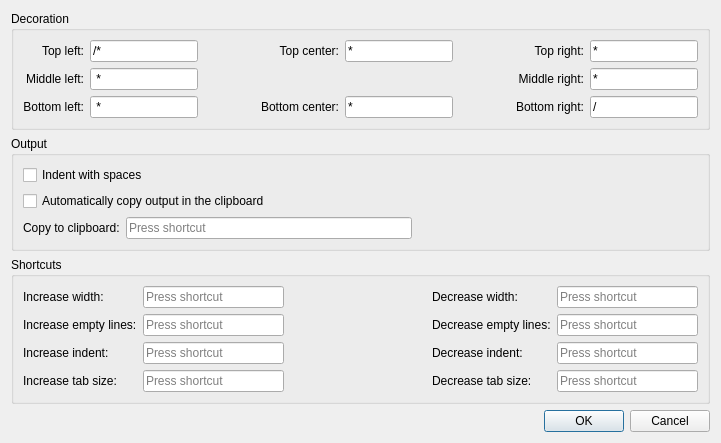
<?xml version="1.0" encoding="UTF-8"?>
<ui version="4.0">
 <class>DlgSettings</class>
 <widget class="QDialog" name="DlgSettings">
  <property name="geometry">
   <rect>
    <x>0</x>
    <y>0</y>
    <width>721</width>
    <height>430</height>
   </rect>
  </property>
  <property name="windowTitle">
   <string>Dialog</string>
  </property>
  <layout class="QVBoxLayout" name="verticalLayout">
   <item>
    <widget class="QGroupBox" name="GroupDerocation">
     <property name="title">
      <string>Decoration</string>
     </property>
     <layout class="QGridLayout" name="gridLayout">
      <item row="5" column="1">
       <widget class="QLineEdit" name="EditBottomLeft">
        <property name="text">
         <string> *</string>
        </property>
       </widget>
      </item>
      <item row="4" column="0">
       <widget class="QLabel" name="LabelMiddleLeft">
        <property name="text">
         <string>Middle left:</string>
        </property>
        <property name="alignment">
         <set>Qt::AlignmentFlag::AlignRight|Qt::AlignmentFlag::AlignTrailing|Qt::AlignmentFlag::AlignVCenter</set>
        </property>
        <property name="buddy">
         <cstring>EditMiddleLeft</cstring>
        </property>
       </widget>
      </item>
      <item row="5" column="5">
       <widget class="QLineEdit" name="EditBottomCenter">
        <property name="text">
         <string>*</string>
        </property>
       </widget>
      </item>
      <item row="5" column="7">
       <widget class="QLabel" name="LabelBottomRight">
        <property name="text">
         <string>Bottom right:</string>
        </property>
        <property name="alignment">
         <set>Qt::AlignmentFlag::AlignRight|Qt::AlignmentFlag::AlignTrailing|Qt::AlignmentFlag::AlignVCenter</set>
        </property>
        <property name="buddy">
         <cstring>EditBottomRight</cstring>
        </property>
       </widget>
      </item>
      <item row="3" column="5">
       <widget class="QLineEdit" name="EditTopCenter">
        <property name="text">
         <string>*</string>
        </property>
       </widget>
      </item>
      <item row="5" column="0">
       <widget class="QLabel" name="LabelBottomLeft">
        <property name="text">
         <string>Bottom left:</string>
        </property>
        <property name="alignment">
         <set>Qt::AlignmentFlag::AlignRight|Qt::AlignmentFlag::AlignTrailing|Qt::AlignmentFlag::AlignVCenter</set>
        </property>
        <property name="buddy">
         <cstring>EditBottomLeft</cstring>
        </property>
       </widget>
      </item>
      <item row="5" column="3" colspan="2">
       <widget class="QLabel" name="LabelBottomCenter">
        <property name="text">
         <string>Bottom center:</string>
        </property>
        <property name="alignment">
         <set>Qt::AlignmentFlag::AlignRight|Qt::AlignmentFlag::AlignTrailing|Qt::AlignmentFlag::AlignVCenter</set>
        </property>
        <property name="buddy">
         <cstring>EditBottomCenter</cstring>
        </property>
       </widget>
      </item>
      <item row="4" column="1">
       <widget class="QLineEdit" name="EditMiddleLeft">
        <property name="text">
         <string> *</string>
        </property>
       </widget>
      </item>
      <item row="3" column="0">
       <widget class="QLabel" name="LabelTopLeft">
        <property name="text">
         <string>Top left:</string>
        </property>
        <property name="alignment">
         <set>Qt::AlignmentFlag::AlignRight|Qt::AlignmentFlag::AlignTrailing|Qt::AlignmentFlag::AlignVCenter</set>
        </property>
        <property name="buddy">
         <cstring>EditTopLeft</cstring>
        </property>
       </widget>
      </item>
      <item row="3" column="2">
       <spacer name="HSpacer1">
        <property name="orientation">
         <enum>Qt::Orientation::Horizontal</enum>
        </property>
        <property name="sizeHint" stdset="0">
         <size>
          <width>40</width>
          <height>20</height>
         </size>
        </property>
       </spacer>
      </item>
      <item row="4" column="8">
       <widget class="QLineEdit" name="EditMiddleRight">
        <property name="text">
         <string>*</string>
        </property>
       </widget>
      </item>
      <item row="3" column="7">
       <widget class="QLabel" name="LabelTopRight">
        <property name="text">
         <string>Top right:</string>
        </property>
        <property name="alignment">
         <set>Qt::AlignmentFlag::AlignRight|Qt::AlignmentFlag::AlignTrailing|Qt::AlignmentFlag::AlignVCenter</set>
        </property>
        <property name="buddy">
         <cstring>EditTopRight</cstring>
        </property>
       </widget>
      </item>
      <item row="4" column="7">
       <widget class="QLabel" name="LabelMiddleRight">
        <property name="text">
         <string>Middle right:</string>
        </property>
        <property name="alignment">
         <set>Qt::AlignmentFlag::AlignRight|Qt::AlignmentFlag::AlignTrailing|Qt::AlignmentFlag::AlignVCenter</set>
        </property>
        <property name="buddy">
         <cstring>EditMiddleRight</cstring>
        </property>
       </widget>
      </item>
      <item row="3" column="8">
       <widget class="QLineEdit" name="EditTopRight">
        <property name="text">
         <string>*</string>
        </property>
       </widget>
      </item>
      <item row="3" column="1">
       <widget class="QLineEdit" name="EditTopLeft">
        <property name="text">
         <string>/*</string>
        </property>
       </widget>
      </item>
      <item row="5" column="8">
       <widget class="QLineEdit" name="EditBottomRight">
        <property name="text">
         <string>/</string>
        </property>
       </widget>
      </item>
      <item row="3" column="6">
       <spacer name="HSpacer2">
        <property name="orientation">
         <enum>Qt::Orientation::Horizontal</enum>
        </property>
        <property name="sizeHint" stdset="0">
         <size>
          <width>40</width>
          <height>20</height>
         </size>
        </property>
       </spacer>
      </item>
      <item row="3" column="3" colspan="2">
       <widget class="QLabel" name="LabelTopCenter">
        <property name="text">
         <string>Top center:</string>
        </property>
        <property name="alignment">
         <set>Qt::AlignmentFlag::AlignRight|Qt::AlignmentFlag::AlignTrailing|Qt::AlignmentFlag::AlignVCenter</set>
        </property>
        <property name="buddy">
         <cstring>EditTopCenter</cstring>
        </property>
       </widget>
      </item>
     </layout>
    </widget>
   </item>
   <item>
    <widget class="QGroupBox" name="BoxClipboard">
     <property name="title">
      <string>Output</string>
     </property>
     <layout class="QVBoxLayout" name="verticalLayout_2">
      <item>
       <widget class="QCheckBox" name="CheckIndentWithSpaces">
        <property name="text">
         <string>Indent with spaces</string>
        </property>
       </widget>
      </item>
      <item>
       <widget class="QCheckBox" name="CheckAutoCopy">
        <property name="text">
         <string>Automatically copy output in the clipboard</string>
        </property>
       </widget>
      </item>
      <item>
       <layout class="QHBoxLayout" name="horizontalLayout">
        <item>
         <widget class="QLabel" name="LabelKeySequenceCopy">
          <property name="text">
           <string>Copy to clipboard:</string>
          </property>
          <property name="buddy">
           <cstring>KeySequenceCopy</cstring>
          </property>
         </widget>
        </item>
        <item>
         <widget class="QKeySequenceEdit" name="KeySequenceCopy"/>
        </item>
        <item>
         <spacer name="horizontalSpacer">
          <property name="orientation">
           <enum>Qt::Orientation::Horizontal</enum>
          </property>
          <property name="sizeHint" stdset="0">
           <size>
            <width>40</width>
            <height>20</height>
           </size>
          </property>
         </spacer>
        </item>
       </layout>
      </item>
     </layout>
    </widget>
   </item>
   <item>
    <widget class="QGroupBox" name="BoxShortcuts">
     <property name="title">
      <string>Shortcuts</string>
     </property>
     <layout class="QGridLayout" name="gridLayout_2">
      <item row="4" column="4">
       <widget class="QKeySequenceEdit" name="KeySequenceDecreaseTabSize"/>
      </item>
      <item row="1" column="0">
       <widget class="QLabel" name="LabelIncreaseEmptyLines">
        <property name="text">
         <string>Increase empty lines:</string>
        </property>
        <property name="buddy">
         <cstring>KeySequenceIncreaseEmptyLines</cstring>
        </property>
       </widget>
      </item>
      <item row="3" column="4">
       <widget class="QKeySequenceEdit" name="KeySequenceDecreaseIndent"/>
      </item>
      <item row="0" column="2">
       <spacer name="HSpacerShortctus">
        <property name="orientation">
         <enum>Qt::Orientation::Horizontal</enum>
        </property>
        <property name="sizeHint" stdset="0">
         <size>
          <width>40</width>
          <height>20</height>
         </size>
        </property>
       </spacer>
      </item>
      <item row="4" column="0">
       <widget class="QLabel" name="LabelIncreaseTabSize">
        <property name="text">
         <string>Increase tab size:</string>
        </property>
        <property name="buddy">
         <cstring>KeySequenceIncreaseTabSize</cstring>
        </property>
       </widget>
      </item>
      <item row="1" column="3">
       <widget class="QLabel" name="LabelDecreaseEmptyLines">
        <property name="text">
         <string>Decrease empty lines:</string>
        </property>
        <property name="buddy">
         <cstring>KeySequenceDecreaseEmptyLines</cstring>
        </property>
       </widget>
      </item>
      <item row="4" column="3">
       <widget class="QLabel" name="LabelDecreaseTab">
        <property name="text">
         <string>Decrease tab size:</string>
        </property>
        <property name="buddy">
         <cstring>KeySequenceDecreaseTabSize</cstring>
        </property>
       </widget>
      </item>
      <item row="0" column="0">
       <widget class="QLabel" name="LabelIncreaseWidth">
        <property name="text">
         <string>Increase width:</string>
        </property>
        <property name="buddy">
         <cstring>KeySequenceIncreaseWidth</cstring>
        </property>
       </widget>
      </item>
      <item row="0" column="4">
       <widget class="QKeySequenceEdit" name="KeySequenceDecreaseWidth"/>
      </item>
      <item row="0" column="3">
       <widget class="QLabel" name="LabelDecreaseWidth">
        <property name="text">
         <string>Decrease width:</string>
        </property>
        <property name="buddy">
         <cstring>KeySequenceDecreaseWidth</cstring>
        </property>
       </widget>
      </item>
      <item row="1" column="1">
       <widget class="QKeySequenceEdit" name="KeySequenceIncreaseEmptyLines"/>
      </item>
      <item row="4" column="1">
       <widget class="QKeySequenceEdit" name="KeySequenceIncreaseTabSize"/>
      </item>
      <item row="3" column="1">
       <widget class="QKeySequenceEdit" name="KeySequenceIncreaseIndent"/>
      </item>
      <item row="0" column="1">
       <widget class="QKeySequenceEdit" name="KeySequenceIncreaseWidth"/>
      </item>
      <item row="1" column="4">
       <widget class="QKeySequenceEdit" name="KeySequenceDecreaseEmptyLines"/>
      </item>
      <item row="3" column="3">
       <widget class="QLabel" name="LabelDecreaseIndent">
        <property name="text">
         <string>Decrease indent:</string>
        </property>
        <property name="buddy">
         <cstring>KeySequenceDecreaseIndent</cstring>
        </property>
       </widget>
      </item>
      <item row="3" column="0">
       <widget class="QLabel" name="LabelIncreaseIndent">
        <property name="text">
         <string>Increase indent:</string>
        </property>
        <property name="buddy">
         <cstring>KeySequenceIncreaseIndent</cstring>
        </property>
       </widget>
      </item>
     </layout>
    </widget>
   </item>
   <item>
    <layout class="QHBoxLayout" name="HLayoutButtons">
     <item>
      <spacer name="HSpacerButtons">
       <property name="orientation">
        <enum>Qt::Orientation::Horizontal</enum>
       </property>
       <property name="sizeHint" stdset="0">
        <size>
         <width>40</width>
         <height>20</height>
        </size>
       </property>
      </spacer>
     </item>
     <item>
      <widget class="QPushButton" name="ButtonOK">
       <property name="text">
        <string>OK</string>
       </property>
      </widget>
     </item>
     <item>
      <widget class="QPushButton" name="ButtonCancel">
       <property name="text">
        <string>Cancel</string>
       </property>
      </widget>
     </item>
    </layout>
   </item>
  </layout>
 </widget>
 <tabstops>
  <tabstop>EditTopLeft</tabstop>
  <tabstop>EditTopCenter</tabstop>
  <tabstop>EditTopRight</tabstop>
  <tabstop>EditMiddleLeft</tabstop>
  <tabstop>EditMiddleRight</tabstop>
  <tabstop>EditBottomLeft</tabstop>
  <tabstop>EditBottomCenter</tabstop>
  <tabstop>EditBottomRight</tabstop>
  <tabstop>CheckAutoCopy</tabstop>
  <tabstop>KeySequenceCopy</tabstop>
  <tabstop>KeySequenceIncreaseWidth</tabstop>
  <tabstop>KeySequenceDecreaseWidth</tabstop>
  <tabstop>KeySequenceIncreaseEmptyLines</tabstop>
  <tabstop>KeySequenceDecreaseEmptyLines</tabstop>
  <tabstop>KeySequenceIncreaseIndent</tabstop>
  <tabstop>KeySequenceDecreaseIndent</tabstop>
  <tabstop>KeySequenceIncreaseTabSize</tabstop>
  <tabstop>KeySequenceDecreaseTabSize</tabstop>
  <tabstop>ButtonOK</tabstop>
  <tabstop>ButtonCancel</tabstop>
 </tabstops>
 <resources/>
 <connections/>
</ui>
